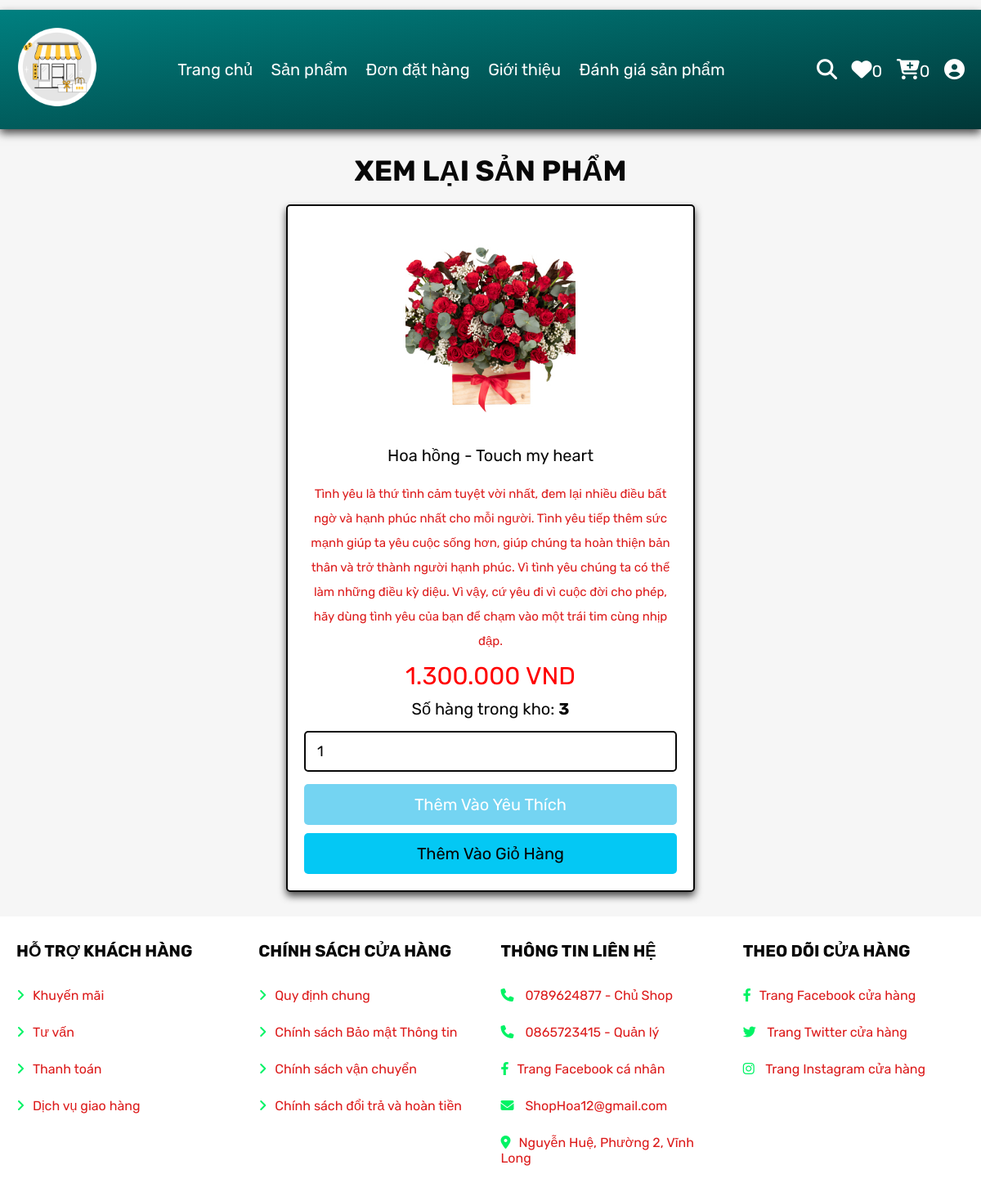
The page /view_page.php?pid=465 (signed in) on the database its author committed.
### tables this page shows
CREATE TABLE `products` (
  `id` int(100) NOT NULL,
  `name` varchar(100) NOT NULL,
  `category` varchar(20) NOT NULL,
  `details` varchar(500) NOT NULL,
  `price` int(255) NOT NULL,
  `quantity` int(11) NOT NULL,
  `image` varchar(100) NOT NULL
);

### view_page.php (the view, shortened to what this page needs)
<?php
@include 'config.php';
?>
<!DOCTYPE html>
<html lang="en">
<head>
   <link rel="stylesheet" href="https://cdnjs.cloudflare.com/ajax/libs/font-awesome/6.1.1/css/all.min.css">
   <link rel="stylesheet" href="css/style.css">
   <link rel="stylesheet" href="css/comment.css">
   <link rel="stylesheet" href="css/tien.css">
</head>
<body>
<?php include 'header.php'; ?>
<section class="quick-view">
   <h1 class="title">Xem lại sản phẩm</h1>
   <?php
      $pid = $_GET['pid'];
      $select_products = $conn->prepare("SELECT * FROM `products` WHERE id = ?");
      $select_products->execute([$pid]);
      if($select_products->rowCount() > 0){
         while($fetch_products = $select_products->fetch(PDO::FETCH_ASSOC)){
   ?>
   <form action="" class="box" method="POST">
      <img src="uploaded_img/<?= $fetch_products['image']; ?>" alt="">
      <div class="name"><?= $fetch_products['name']; ?></div>
      <div class="details"><?= $fetch_products['details']; ?></div>
      <div class="tien"><span><?= number_format($fetch_products['price'], 0, ',', '.'); ?></span> VND</div>
      <?php if ($fetch_products['quantity'] > 0) { ?>
         <div class="name"><label for="">Số hàng trong kho: </label><strong><?=$fetch_products['quantity']?></strong></div>
         <input type="number" min="1" value="1" name="p_qty" class="qty">
         <input type="submit" value="Thêm vào yêu thích" class="option-btn" name="add_to_wishlist">
         <input type="submit" value="Thêm vào giỏ hàng" class="btn" name="add_to_cart">
      <?php } else { ?>
         <div class="name">Trạng thái: Hết hàng</div> <?php } ?>
   </form>
   <?php
         }
      }else{
         echo '<p class="empty">Sản phẩm chưa được thêm vào!</p>';
      }
   ?>
</section>
<?php include 'footer.php'; ?>
</body>
</html>

### css/style.css (style rules this page uses)
.quick-view .box { max-width: 50rem; padding: 2rem; text-align: center; border: var(--border); background-color: var(--white); box-shadow: var(--box-shadow); border-radius: 0.5rem; position: relative; margin: 0 auto; }
.quick-view .box img { height: 25rem; margin-bottom: 1rem; }
.quick-view .box .qty { margin: 0.5rem 0; border-radius: 0.5rem; padding: 1.2rem 1.4rem; font-size: 1.8rem; color: var(--black); border: var(--border); width: 100%; }
.quick-view .box .name { font-size: 2rem; color: var(--black); padding: 1rem 0; }
.quick-view .box .details { padding: 1rem 0; line-height: 2; font-size: 1.5rem; color: var(--light-color); }

### css/tien.css (style rules this page uses)
.tien { font-size: 3rem; color: Red; }
.tien span { font-size: 3rem; color: Red; }

### css/components.css (style rules this page uses)
:root { --green: #00f365; --orange: #74d4f2; --red: #e74c3c; --black: #080808; --blue: #3124e6; --light-color: #dc1b1b; --white: #fff; --light-bg: #f6f6f6; --border: 0.2rem solid var(--black); --box-shadow: 0 0.5rem 1rem rgba(0, 0, 0, 0.7); }
* { font-family: "Rubik", sans-serif; margin: 0; padding: 0; box-sizing: border-box; outline: none; border: none; text-decoration: none; color: var(--black); }
body { background-color: var(--light-bg); }
html { font-size: 62.5%; overflow-x: hidden; scroll-behavior: smooth; scroll-padding-top: 6.5rem; }
section { padding: 3rem 2rem; max-width: 1200px; margin: 0 auto; }
.btn, .delete-btn, .option-btn { display: block; width: 100%; margin-top: 1rem; border-radius: 0.5rem; color: var(--white); font-size: 2rem; padding: 1.3rem 3rem; text-transform: capitalize; cursor: pointer; text-align: center; }
.btn { background-color: rgb(4, 200, 244); color: rgb(4, 4, 4); }
.option-btn { background-color: var(--orange); }
.title { text-align: center; margin-bottom: 2rem; text-transform: uppercase; color: var(--black); font-size: 3.5rem; }

### rows shown on the page
products: image (picture), name "Hoa hồng - Touch my heart", details "Tình yêu là thứ tình cảm tuyệt vời nhất, đem lại nhiều điều bất ngờ và hạnh phúc nhất cho mỗi người. Tình yêu tiếp thêm sức mạnh giúp ta yêu cuộc sống hơn, giúp chúng ta hoàn thiện bản thân và trở thành người hạnh phúc. Vì tình yêu chúng ta có thể làm những điều kỳ diệu. Vì vậy, cứ yêu đi vì cuộc đời cho phép, hãy dùng tình yêu của bạn để chạm vào một trái tim cùng nhịp đập.", price "1.300.000", quantity "3"

### other values the page prints
$count_wishlist_items->rowCount() "0"
$count_cart_items->rowCount() "0"
